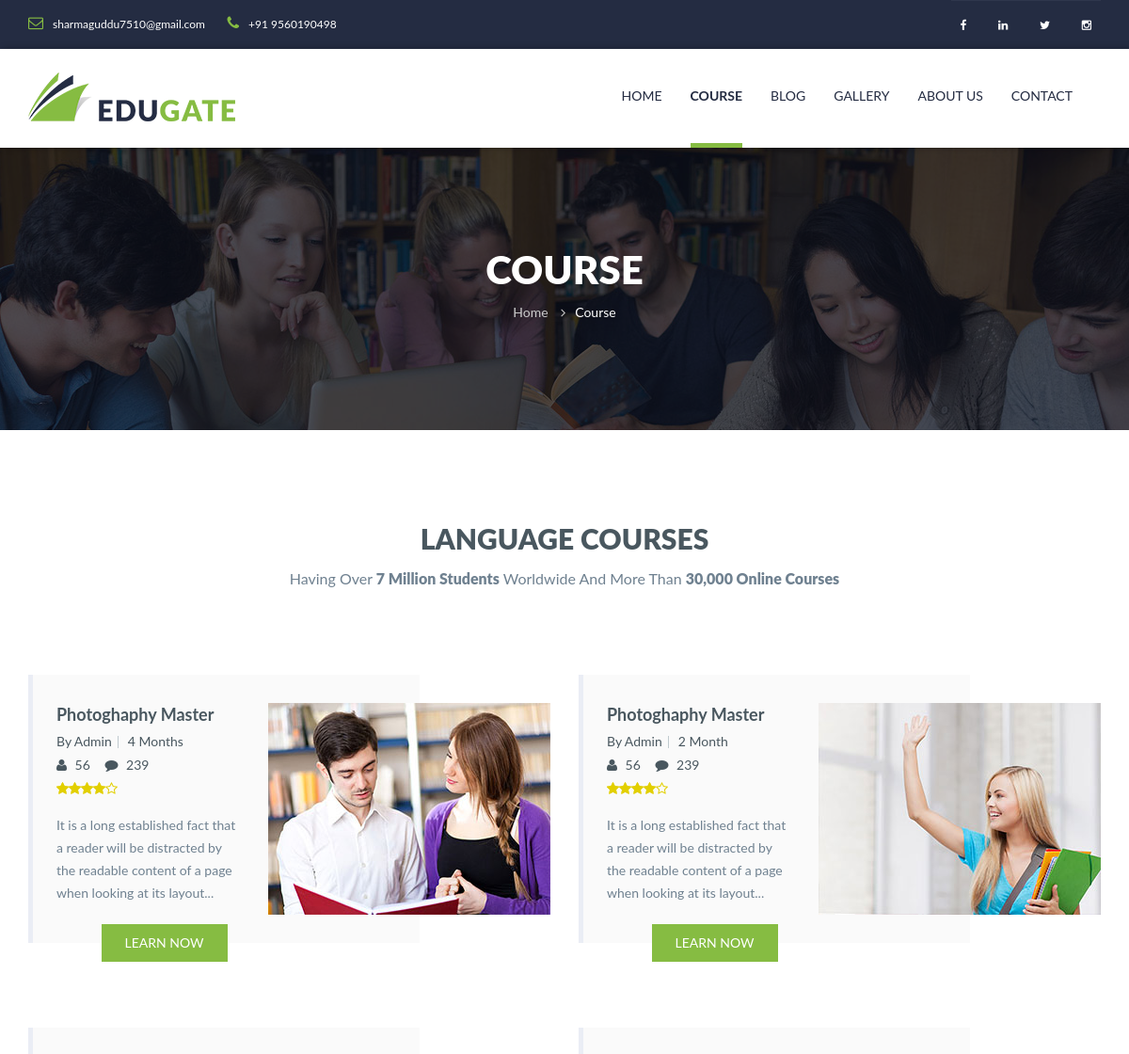
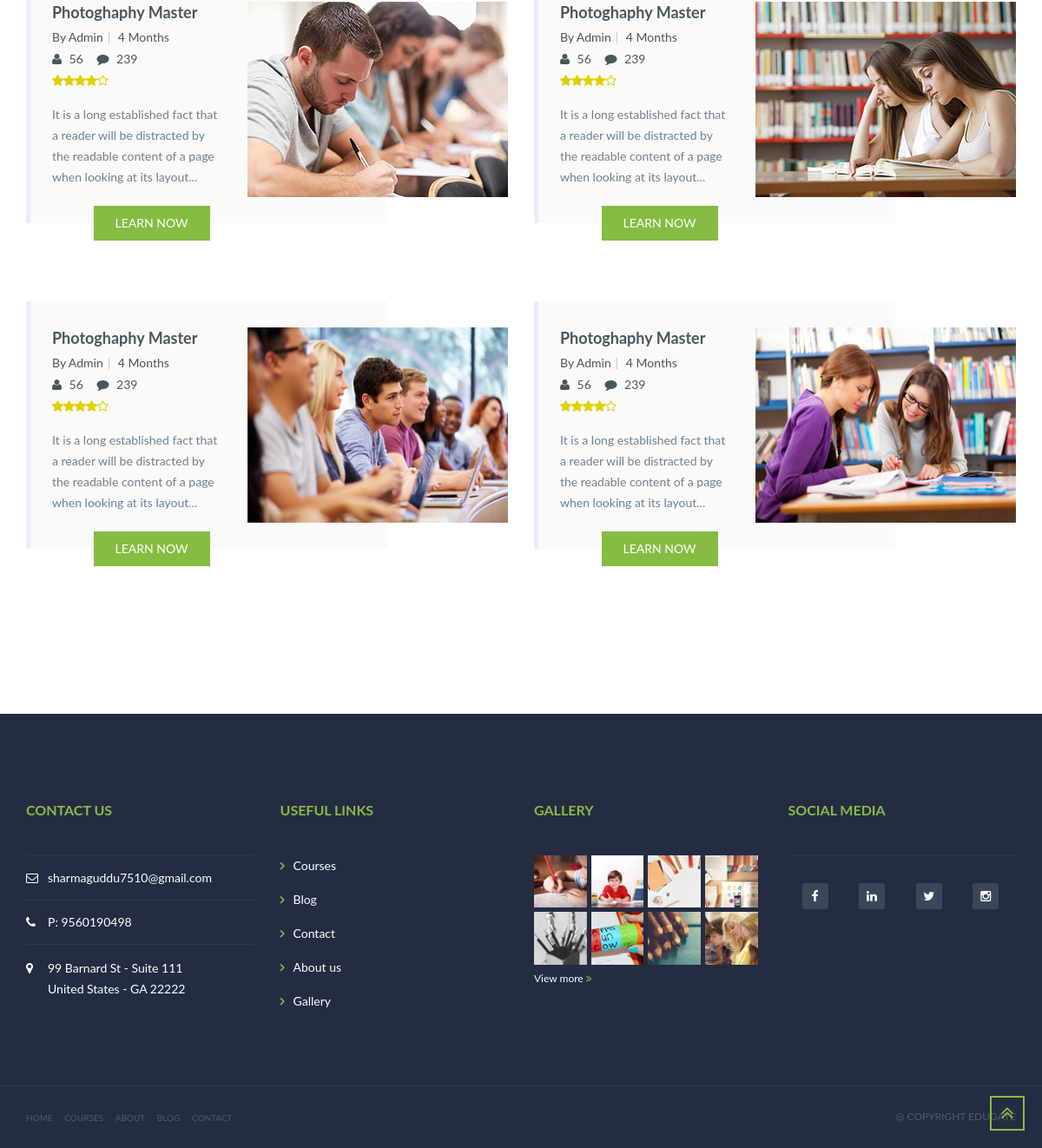
The page /course.php on the database its author committed (2 pictures, top to bottom).
### tables this page shows
CREATE TABLE `sitesetting` (
  `id` int(11) NOT NULL,
  `logo` varchar(100) DEFAULT NULL,
  `logo_alt` varchar(100) DEFAULT NULL,
  `logo_update` datetime DEFAULT NULL,
  `email` varchar(100) DEFAULT NULL,
  `email_alt` varchar(100) DEFAULT NULL,
  `email_update` datetime DEFAULT NULL,
  `mobile` bigint(20) DEFAULT NULL,
  `mobile_alt` varchar(100) DEFAULT NULL,
  `mobile_update` datetime DEFAULT NULL,
  `facebook` varchar(255) DEFAULT NULL,
  `facebook_alt` varchar(100) DEFAULT NULL,
  `facebook_update` datetime DEFAULT NULL,
  `twitter` varchar(255) DEFAULT NULL,
  `twitter_alt` varchar(100) DEFAULT NULL,
  `twitter_update` datetime DEFAULT NULL,
  `linkedin` varchar(255) DEFAULT NULL,
  `linkedin_alt` varchar(100) DEFAULT NULL,
  `linkedin_update` datetime DEFAULT NULL,
  `instagram` varchar(255) DEFAULT NULL,
  `instagram_alt` varchar(100) DEFAULT NULL,
  `instagram_update` datetime DEFAULT NULL,
  `address` varchar(255) DEFAULT NULL,
  `address_link` varchar(255) DEFAULT NULL,
  `address_update` datetime DEFAULT NULL,
  `page_title` varchar(255) DEFAULT NULL,
  `page_title_update` datetime DEFAULT NULL
);

CREATE TABLE `course` (
  `id` int(11) NOT NULL,
  `cat_id` int(11) NOT NULL,
  `image` varchar(100) NOT NULL,
  `name` text NOT NULL,
  `description` text NOT NULL,
  `duration` text NOT NULL,
  `popular` int(11) DEFAULT NULL,
  `showhome` text NOT NULL,
  `status` text NOT NULL,
  `add_time` datetime NOT NULL,
  `modify_time` datetime NOT NULL
);

### course.php (the view, shortened to what this page needs)
<!DOCTYPE html>
<html lang="en">
<head>
    <?php include_once "include/links.php"; ?>
</head>
<body>
    <?php include_once "include/header.php"; ?>
    <div id="wrapper-content">
        <div id="page-wrapper">
            <div class="main-content">
                <div class="content">
                    <div class="section background-opacity page-title set-height-top">
                        <div class="container">
                            <div class="page-title-wrapper">
                                <h2 class="captions">COURSE</h2>
                                <ol class="breadcrumb">
                                    <li><a href="index.php">Home</a></li>
                                    <li class="active"><a href="course.php">Course</a></li>
                                </ol>
                            </div>
                        </div>
                    </div>
                    <div class="section section-padding courses">
                        <div class="container">
                            <div class="group-title-index">
                                <h2 class="center-title">Language courses</h2>
                                <h4 class="top-title">Having over <b>7 million students</b> worldwide and more than <b>30,000 online courses</b></h4>
                            </div>
                            <div class="courses-wrapper">
                                        <div class="style-show style-grid row">
                                            <?php
                                            $sele = "SELECT * FROM course";
                                            $qu = $conn->prepare($sele);
                                            $qu->execute();
                                            $cour = $qu->fetchAll(PDO::FETCH_ASSOC);
                                            foreach ($cour as $course) {
                                            ?>
                                                <div class="col-style">
                                                    <div class="edugate-layout-2">
                                                        <div class="edugate-layout-2-wrapper">
                                                            <div class="edugate-content"><a href="course-detail.php?get=<?= $course['id']; ?>" class="title"><?= $course['name']; ?></a>
                                                                <div class="info">
                                                                    <div class="author item"><a href="#">By Admin</a></div>
                                                                    <div class="date-time item"><a href="#"><?= $course['duration']; ?></a></div>
                                                                </div>
                                                                <div class="info-more">
                                                                    <div class="view item"><i class="fa fa-user"></i>
                                                                        <p> 56</p>
                                                                    </div>
                                                                    <div class="comment item"><i class="fa fa-comment"></i>
                                                                        <p> 239</p>
                                                                    </div>
                                                                </div>
                                                                <div title="Rated 5.00 out of 5" class="star-rating"><span class="width-80"><strong class="rating">5.00</strong> out of 5</span></div>
                                                                <div class="description"><?= $course['description']; ?></div>
                                                                <button class="btn btn-green" onclick="window.location.href='course-detail.php?get=<?= $course['id']; ?>'"><span>learn now</span></button>
                                                            </div>
                                                            <div class="edugate-image"><img src="edu-admin/login/images/course/<?= $course['image']; ?>" alt="" class="img-responsive" /></div>
                                                        </div>
                                                    </div>
                                                </div>
                                            <?php } ?>
                </div>
            </div>
        </div>
    </div>
    <?php include_once "include/footer.php"; ?>
</body>
</html>

### include/links.php (shortened to what this page needs)
<link type="text/css" rel="stylesheet" href="assets/css/color-1.css">
<link type="text/css" rel="stylesheet" href="assets/font/font-icon/font-awesome-4.4.0/css/font-awesome.css">
<link type="text/css" rel="stylesheet" href="assets/font/font-icon/font-svg/css/Glyphter.css">
<link type="text/css" rel="stylesheet" href="assets/libs/animate/animate.css">
<link type="text/css" rel="stylesheet" href="assets/libs/bootstrap-3.3.5/css/bootstrap.css">
<link type="text/css" rel="stylesheet" href="assets/libs/owl-carousel-2.0/assets/owl.carousel.css">
<link type="text/css" rel="stylesheet" href="assets/libs/selectbox/css/jquery.selectbox.css">
<link type="text/css" rel="stylesheet" href="assets/libs/fancybox/css/jquery.fancybox.css">
<link type="text/css" rel="stylesheet" href="assets/libs/fancybox/css/jquery.fancybox-buttons.css">
<link type="text/css" rel="stylesheet" href="assets/libs/media-element/build/mediaelementplayer.min.css">
<link type="text/css" rel="stylesheet" href="#" id="color-skins">

### include/header.php (shortened to what this page needs)
<?php
include_once "edu-admin/login/conn/conn.php";
$sitea = "SELECT * FROM sitesetting";
$siteq = $conn->prepare($sitea);
$siteq->execute();
$sitedata = $siteq->fetchAll(PDO::FETCH_ASSOC);
foreach ($sitedata as $site) {
?>
    <header>
        <div class="header-topbar">
            <div class="container">
                <div class="topbar-left pull-left">
                    <div class="email"><a href="mailto:<?= $site['email']; ?>"><i class="topbar-icon fa fa-envelope-o">
                            </i><span><?= $site["email"]; ?></span></a></div>
                    <div class="hotline"><a href="tel:<?= $site['mobile']; ?>"><i class="topbar-icon fa fa-phone"></i><span>+91 <?= $site['mobile']; ?></span></a></div>
                </div>
                <div class="topbar-right pull-right">
                    <div class="socials">
                        <a href="<?= $site['facebook']; ?>" class="facebook"><i class="fa fa-facebook"></i></a>
                        <a href="<?= $site['linkedin']; ?>" class="google"><i class="fa fa-linkedin"></i></a>
                        <a href="<?= $site['twitter']; ?>" class="twitter"><i class="fa fa-twitter"></i></a>
                        <a href="<?= $site['instagram']; ?>" class="pinterest"><i class="fa fa-instagram"></i></a>
                    </div>
                </div>
            </div>
        </div>
        <div class="header-main homepage-01">
            <div class="container">
                <div class="header-main-wrapper">
                    <div class="navbar-heade">
                        <div class="logo pull-left"><a href="index.php" class="header-logo"><img src="edu-admin/login/images/logo/<?= $site['logo']; ?>" alt="<?= $site['logo_alt']; ?>" /></a></div>
                    </div>
                    <nav class="navigation collapse navbar-collapse pull-right">
                        <ul class="nav-links nav navbar-nav">
                            <li class="dropdown h"><a href="index.php" class="main-menu">Home</a></li>
                            <li><a href="course.php" class="main-menu c">course</a></li>
                            <li><a href="blog.php" class="main-menu b">blog</a></li>
                            <li class="dropdown"><a href="gallery.php" class="main-menu g">gallery</a></li>
                            <li class="dropdown"><a href="about.php" class="main-menu a">About us</a></li>
                            <li><a href="contact.php" class="main-menu co">Contact</a></li>
                        </ul>
                    </nav>
                </div>
            </div>
        </div>
    </header>
<?php } ?>

### include/footer.php (shortened to what this page needs)
<div id="back-top"><a href="#top"><i class="fa fa-angle-double-up"></i></a></div>
<?php
   foreach ($sitedata as $site) {
   ?>
    <footer>
        <div class="footer-main">
            <div class="container">
                <div class="footer-main-wrapper">
                    <div class="row">
                        <div class="col-2">
                            <div class="col-md-3 col-sm-6 col-xs-6 sd380">
                                <div class="edugate-widget widget">
                                    <div class="title-widget">CONTACT US</div>
                                    <div class="content-widget">
                                        <div class="info-list">
                                            <ul class="list-unstyled">
                                                <li><i class="fa fa-envelope-o"></i><a href="mailto:<?= $site['email']; ?>"><?= $site["email"]; ?></a></li>
                                                <li><i class="fa fa-phone"></i><a href="tel:<?= $site['mobile']; ?>">P: <?= $site['mobile']; ?></a></li>
                                                <li><i class="fa fa-map-marker"></i><a href="<?= $site['address_link']; ?>">
                                                        <p><?= $site['address']; ?></p>
                                                    </a></li>
                                            </ul>
                                        </div>
                                    </div>
                                </div>
                            </div>
                            <div class="col-md-3 col-sm-6 col-xs-6 sd380">
                                <div class="useful-link-widget widget">
                                    <div class="title-widget">USEFUL LINKS</div>
                                    <div class="content-widget">
                                        <div class="useful-link-list">
                                            <div class="row">
                                                <div class="col-md-6 col-sm-6 col-xs-6">
                                                    <ul class="list-unstyled pl-3">
                                                        <li><i class="fa fa-angle-right"></i><a href="course.php">Courses</a></li>
                                                        <li><i class="fa fa-angle-right"></i><a href="blog.php">Blog</a></li>
                                                        <li><i class="fa fa-angle-right"></i><a href="contact.php">Contact</a></li>
                                                      <li><i class="fa fa-angle-right"></i><a href="about.php">About us</a></li>
                                                        <li><i class="fa fa-angle-right"></i><a href="gallery.php">Gallery</a></li>
                                                    </ul>
                                                </div>
                                            </div>
                                        </div>
                                    </div>
                                </div>
                            </div>
                        </div>
                        <div class="col-2">
                            <div class="col-md-3 col-sm-6 col-xs-6 sd380">
                                <div class="gallery-widget widget">
                                    <div class="title-widget">GALLERY</div>
                                    <div class="content-widget">
                                        <div class="gallery-list"><a href="gallery.php" class="thumb"><img src="assets/images/gallery/gallery-01.jpg" alt="" class="img-responsive" /></a><a href="gallery.php" class="thumb"><img src="assets/images/gallery/gallery-02.jpg" alt="" class="img-responsive" /></a><a href="gallery.php" class="thumb"><img src="assets/images/gallery/gallery-03.jpg" alt="" class="img-responsive" /></a><a href="gallery.php" class="thumb"><img src="assets/images/gallery/gallery-04.jpg" alt="" class="img-responsive" /></a><a href="gallery.php" class="thumb"><img src="assets/images/gallery/gallery-05.jpg" alt="" class="img-responsive" /></a><a href="gallery.php" class="thumb"><img src="assets/images/gallery/gallery-06.jpg" alt="" class="img-responsive" /></a><a href="gallery.php" class="thumb"><img src="assets/images/gallery/gallery-07.jpg" alt="" class="img-responsive" /></a><a href="gallery.php" class="thumb"><img src="assets/images/gallery/gallery-08.jpg" alt="" class="img-responsive" /></a></div>
                                        <a href="gallery.php" class="view-more">View more&nbsp;<i class="fa fa-angle-double-right mls"></i></a>
                                    </div>
                                </div>
                            </div>
                            <div class="col-md-3 col-sm-6 col-xs-6 sd380">
                                <div class="mailing-widget widget">
                                    <div class="title-widget">SOCIAL MEDIA</div>
                                    <div class="content-wiget">
                                        <div class="socials stu"><a href="<?= $site['facebook']; ?>" class="facebook"><i class="fa fa-facebook"></i></a>
                                            <a href="<?= $site['linkedin']; ?>" class="google">
                                                <i class="fa fa-linkedin"></i></a>
                                            <a href="<?= $site['twitter']; ?>" class="twitter"><i class="fa fa-twitter"></i></a>
                                            <a href="<?= $site['instagram']; ?>" class="pinterest"><i class="fa fa-instagram"></i></a>
                                        </div>
                                    </div>
                                </div>
                            </div>
                        </div>
                    </div>
                </div>
                <div class="hyperlink">
                    <div class="pull-left hyper-left">
                        <ul class="list-inline">
                            <li><a href="index.php">HOME</a></li>
                            <li><a href="course.php">COURSES</a></li>
                            <li><a href="about.php">ABOUT</a></li>
                            <li><a href="blog.php">BLOG</a></li>
                            <li><a href="contact.php">CONTACT</a></li>
                        </ul>
                    </div>
                    <div class="pull-right hyper-right">@ COPYRIGHT EDUGATE </div>
                </div>
            </div>
        </div>
    </footer>
<?php } ?>

### course.php (style rules this page uses)
.c { border-bottom: 5px solid #86bc42; color: #86bc42; font-weight: bold; }

### rows shown on the page
sitesetting: email "sharmaguddu7510@gmail.com", mobile "9560190498", logo (picture), address "99 Barnard St - Suite 111 United States - GA 22222"
course: name "Photoghaphy Master", duration "4 Months", description "It is a long established fact that a reader will be distracted by the readable content of a page when looking at its layout...", image (picture)
course: name "Photoghaphy Master", duration "2 Month", description "It is a long established fact that a reader will be distracted by the readable content of a page when looking at its layout...", image (picture)
course: name "Photoghaphy Master", duration "4 Months", description "It is a long established fact that a reader will be distracted by the readable content of a page when looking at its layout...", image (picture)
course: name "Photoghaphy Master", duration "4 Months", description "It is a long established fact that a reader will be distracted by the readable content of a page when looking at its layout...", image (picture)
course: name "Photoghaphy Master", duration "4 Months", description "It is a long established fact that a reader will be distracted by the readable content of a page when looking at its layout...", image (picture)
course: name "Photoghaphy Master", duration "4 Months", description "It is a long established fact that a reader will be distracted by the readable content of a page when looking at its layout...", image (picture)
